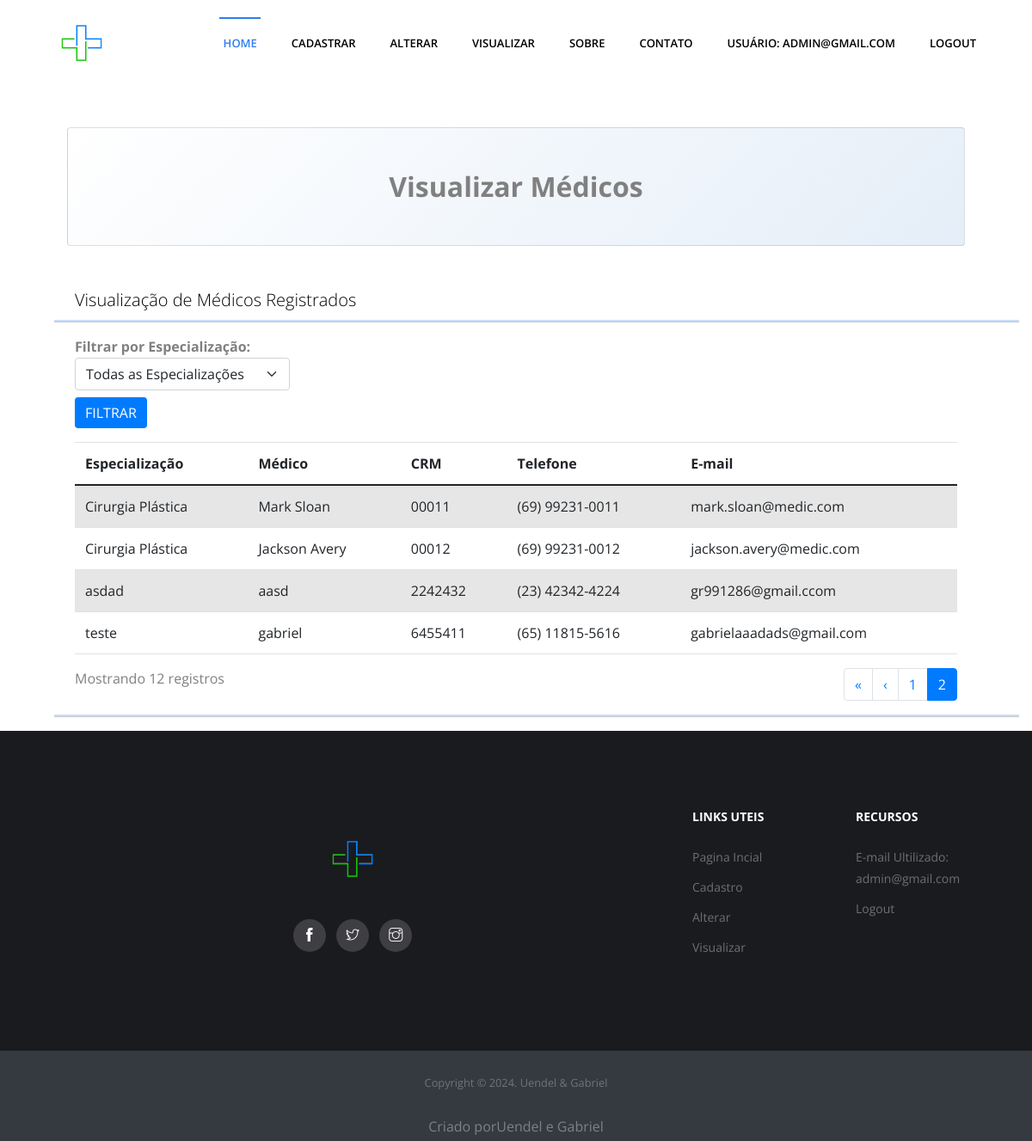
The app's page /visualizar/?page=2 (signed in) with its own data.
### usuarios/models.py (models this page shows)
class Medico(models.Model):
    nome_medico = models.CharField(max_length=200)
    especializacao = models.CharField(max_length=200)
    crm = models.CharField(max_length=10)
    email = models.EmailField(max_length=50)
    telefone = models.CharField(
        max_length=15,
        validators=[RegexValidator(regex=r'^\+?1?\d{9,15}$', message="Número de telefone inválido")])

### usuarios/views.py (the view)
# urls.py: path('visualizar/', views.visualizar_medicos, name='visualizar'),
def visualizar_medicos(request):
    especializacao_selecionada = request.POST.get('especializacao', '')
    if especializacao_selecionada:
        lista_medicos = Medico.objects.filter(especializacao=especializacao_selecionada)
    else:
        lista_medicos = Medico.objects.all()
    paginator = Paginator(lista_medicos, 8)  # Exibe 8 médicos por página
    page_number = request.GET.get('page')
    lista_medicos = paginator.get_page(page_number)
    lista_especializacoes = Medico.objects.values_list('especializacao', flat=True).distinct()
    return render(request, 'usuarios/visualizar.html', {
        'lista_medicos': lista_medicos,
        'lista_especializacoes': lista_especializacoes,
        'especializacao_selecionada': especializacao_selecionada
    })

### usuarios/templates/usuarios/visualizar.html (shortened to what this page needs)
{% extends 'usuarios/base.html' %}
{% block titulo %}Visualizar Médicos{% endblock %}
{% block conteudo %}
<h3>Visualização de Médicos Registrados</h3>
<hr>
<form action="{% url 'visualizar' %}" method="POST">
    <div class="filter mb-3">
        <label for="medicoEspecialidade"><strong>Filtrar por Especialização:</strong></label>
        <select name="especializacao" id="medicoEspecialidade" class="form-select" style="width: 250px;">
            <option value="">Todas as Especializações</option>
        </select>
        <button type="submit" class="btn btn-primary mt-2">Filtrar</button>
    </div>
</form>
<div class="table-responsive">
    <table class="table table-striped">
        <thead>
            <tr>
                <th>Especialização</th>
                <th>Médico</th>
                <th>CRM</th>
                <th>Telefone</th>
                <th>E-mail</th>
            </tr>
        </thead>
        <tbody>
        {% for medico in lista_medicos %}
            <tr>
                <td>{{ medico.especializacao }}</td>
                <td>{{ medico.nome_medico }}</td>
                <td>{{ medico.crm }}</td>
                <td>{{ medico.telefone }}</td>
                <td>{{ medico.email }}</td>
            </tr>
        {% empty %}
            <tr>
                <td colspan="5" class="text-center">Nenhum registro encontrado.</td>
            </tr>
        {% endfor %}
        </tbody>
    </table>
</div>
<div class="d-flex justify-content-between">
    <div>
        <p>Mostrando {{ lista_medicos.paginator.count }} registros</p>
    </div>
    <nav>
        <ul class="pagination">
            {% if lista_medicos.has_previous %}
                <li class="page-item">
                    <a class="page-link" href="?page=1" aria-label="Primeira">
                        <span aria-hidden="true">&laquo;</span>
                    </a>
                </li>
                <li class="page-item">
                    <a class="page-link" href="?page={{ lista_medicos.previous_page_number }}" aria-label="Anterior">
                        <span aria-hidden="true">&lsaquo;</span>
                    </a>
                </li>
            {% endif %}
            {% for i in lista_medicos.paginator.page_range %}
                {% if lista_medicos.number == i %}
                    <li class="page-item active"><a class="page-link" href="#">{{ i }}</a></li>
                {% else %}
                    <li class="page-item"><a class="page-link" href="?page={{ i }}">{{ i }}</a></li>
                {% endif %}
            {% endfor %}
        </ul>
    </nav>
</div>
<hr>
{% endblock %}

### usuarios/templates/usuarios/base.html (shortened to what this page needs)
{% load static %}
<!DOCTYPE html>
<html lang="pt-br">
<head>
    <link href="{% static 'css/bootstrap.min.css' %}" rel="stylesheet">
    <link href="https://cdn.jsdelivr.net/npm/bootstrap@5.0.2/dist/css/bootstrap.min.css" rel="stylesheet">
    <link rel="stylesheet" href="{% static 'plugins/bootstrap/bootstrap.min.css' %}">
    <link rel="stylesheet" href="{% static 'plugins/themify-icons/themify-icons.css' %}">
    <link rel="stylesheet" href="{% static 'plugins/slick/slick.css' %}">
    <link rel="stylesheet" href="{% static 'plugins/slick/slick-theme.css' %}">
    <link rel="stylesheet" href="{% static 'plugins/fancybox/jquery.fancybox.min.css' %}">
    <link rel="stylesheet" href="{% static 'plugins/aos/aos.css' %}">
    <link href="{% static 'css/style.css' %}" rel="stylesheet">
</head>
<body>
    <nav class="navbar main-nav navbar-expand-lg px-2 px-sm-0 py-2 py-lg-0">
        <div class="container">
          <a class="navbar-brand" href="{% url 'home' %}">
            <img class="logo" src="{% static 'images/logo.jpg' %}" alt="logo">
          </a>
          <div class="collapse navbar-collapse" id="navbarNav">
            {% if user.is_authenticated %}
                <ul class="navbar-nav ml-auto">
                    <li class="nav-item active">
                        <a class="nav-link" href="{% url 'home' %}">Home</a>
                    </li>
                    <li class="nav-item">
                        <a class="nav-link" href="{% url 'lancar' %}">Cadastrar</a>
                    </li>
                    <li class="nav-item">
                        <a class="nav-link" href="{% url 'alterar' %}">Alterar</a>
                    </li>
                    <li class="nav-item">
                        <a class="nav-link" href="{% url 'visualizar' %}">Visualizar</a>
                    </li>
                    <li class="nav-item">
                        <a class="nav-link" href="{% url 'sobre' %}">Sobre</a>
                    </li>
                    <li class="nav-item">
                        <a class="nav-link" href="{% url 'contatos' %}">Contato</a>
                    </li>
                    <li class="nav-item">
                        <a class="nav-link" href="#">Usuário: {{ user.email }}</a>
                    </li>
                    <li class="nav-item">
                        <a class="nav-link" href="{% url 'logout' %}">Logout</a>
                    </li>
                </ul>
            {% endif %}
          </div>
        </div>
      </nav>
    <div class="container px-4 px-lg-5">
        <div class="card text-black my-5 py-4 text-center" style="background: linear-gradient(135deg, #ffffff, #e5eef8);">
            <div class="card-body">
                <p class="text-back m-0" style="font-size: 2rem; font-weight: bold; line-height: 1.5;">
                    {% block titulo %}Seja bem-vindo(a) {{ user.first_name }} ao Guia Médico, aqui encontrará os profissionais disponíveis.{% endblock %}
                </p>
            </div>
        </div>
        <div class="row gx-4 gx-lg-5">
            {% block conteudo %}{% endblock %}
        </div>
    </div>
    <footer>
        <div class="footer-main">
          <div class="container">
            <div class="row">
                <div class="col-lg-4 col-md-12 m-md-auto align-self-center text-center">
                    <div class="block">
                        <a href="index.html"><img class="logo" src="{% static 'images/logoSemFundo.png' %}" alt="footer-logo"></a>
                        <ul class="social-icon list-inline justify-content-center">
                            <li class="list-inline-item">
                                <a href="#"><i class="ti-facebook"></i></a>
                            </li>
                            <li class="list-inline-item">
                                <a href="#"><i class="ti-twitter"></i></a>
                            </li>
                            <li class="list-inline-item">
                                <a href="#"><i class="ti-instagram"></i></a>
                            </li>
                        </ul>
                    </div>
                </div>
              {% if user.is_authenticated %}
              <div class="col-lg-2 col-md-3 col-6 mt-5 mt-lg-0">
                <div class="block-2">
                  <h6>Links uteis</h6>
                    <ul>
                        <li><a href="{% url 'home' %}">Pagina Incial</a></li>
                        <li><a href="{% url 'lancar' %}">Cadastro</a></li>
                        <li><a href="{% url 'alterar' %}">Alterar</a></li>
                        <li><a href="{% url 'visualizar' %}">Visualizar</a></li>
                    </ul>
                </div>
              </div>
              <div class="col-lg-2 col-md-3 col-6 mt-5 mt-lg-0">
                <div class="block-2">
                  <h6>Recursos</h6>
                  <ul>
                    <li><a href="#">E-mail Ultilizado: {{ user.email }}</a></li>
                    <li><a href="{% url 'logout' %}">Logout</a></li>
                  </ul>
                </div>
              </div>
              {% endif %}
            </div>
          </div>
        </div>
        <div class="text-center bg-dark py-4">
          <small class="text-secondary">Copyright &copy; <script>document.write(new Date().getFullYear())</script>. Uendel &amp; Gabriel</small class="text-secondary">
        </div>
          <div class="text-center bg-dark py-1">
              <small> <p>Criado por<a href="#">Uendel e Gabriel</a></p></small class="text-secondary">
           </div>
      </footer>
</body>
</html>

### static/css/style.css (style rules this page uses)
body { font-family: "Open Sans", sans-serif; -webkit-font-smoothing: antialiased; }
h1, h2, h3, h4, h5, h6 { font-family: "Open Sans", sans-serif; color: #000; font-weight: 300; }
h3 { font-size: 20px; line-height: 30px; }
p, li, blockquote, label { font-size: 16px; letter-spacing: 0; line-height: 25px; color: #808080; margin-bottom: 0; }
.logo { width: 100px; height: auto; }
.btn-primary { background-color: #007bff; border: none; transition: background-color 0.3s; }
body { overflow-x: hidden; }
a { font-size: inherit; color: inherit; }
.btn { text-transform: uppercase; }
.main-nav { background: #fff; z-index: 1; }
.main-nav .navbar-brand { padding: 0; }
.main-nav .navbar-nav .nav-item { position: relative; font-family: "Open Sans", sans-serif; }
.main-nav .navbar-nav .nav-item .nav-link { position: relative; text-align: center; font-size: 13px; text-transform: uppercase; font-weight: 600; color: #000; padding-left: 20px; padding-right: 20px; line-height: 45px; }
.main-nav .navbar-nav .nav-item.active .nav-link { color: #2e7eed; }
.main-nav .navbar-nav .nav-item.active .nav-link:before { content: ''; background: #2e7eed; width: 60%; height: 2px; position: absolute; top: 0; left: 20%; }
.footer-main { padding: 92px 0; background: #1a1b1f; }
.footer-main .block img { margin-bottom: 20px; }
.footer-main .block ul.social-icon li a { text-decoration: none; display: block; width: 38px; height: 38px; border-radius: 100%; background: #3f3f43; color: #fff; text-align: center; line-height: 38px; }
.footer-main .block-2 h6 { font-weight: bold; font-size: 14px; text-transform: uppercase; color: #fff; margin-bottom: 25px; }
.footer-main .block-2 ul { padding: 0; }
.footer-main .block-2 ul li { margin-bottom: 10px; list-style: none; }
.footer-main .block-2 ul li a { font-size: 14px; color: #6f6f71; transition: .2s ease; }
hr { display: block; height: 2px; border: 0; border-top: 2px solid #2e7eed; margin: 1em 0; padding: 0; }

### records on screen
Medico: especializacao "Cirurgia Plástica", nome_medico "Mark Sloan", crm "00011", telefone "(69) 99231-0011", email "mark.sloan@medic.com"
Medico: especializacao "Cirurgia Plástica", nome_medico "Jackson Avery", crm "00012", telefone "(69) 99231-0012", email "jackson.avery@medic.com"
Medico: especializacao "asdad", nome_medico "aasd", crm "2242432", telefone "(23) 42342-4224", email "gr991286@gmail.ccom"
Medico: especializacao "teste", nome_medico "gabriel", crm "6455411", telefone "(65) 11815-5616", email "gabrielaaadads@gmail.com"

### other values on screen
{{ user.email }} "ADMIN@GMAIL.COM"
{{ lista_medicos.paginator.count }} "12"
{{ i }} "1"
{{ i }} "2"
{{ user.email }} "admin@gmail.com"
